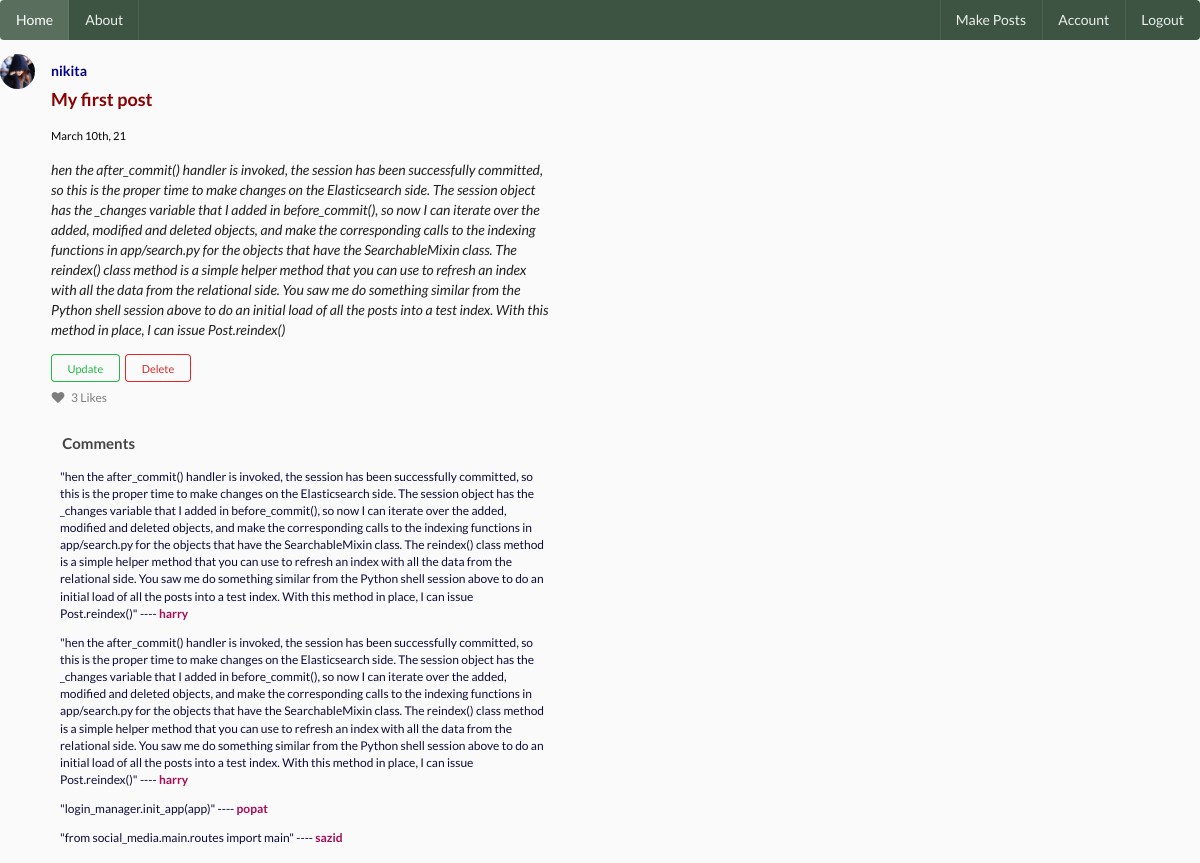
The app's page /post/1 (signed in) with its own data.
### social_media/models.py (models this page shows, shortened)
class User(db.Model, UserMixin):
    id = db.Column(db.Integer, primary_key = True)
    username = db.Column(db.String(20), nullable = False, unique = True)
    email = db.Column(db.String(50), nullable = False, unique = True)
    image_file =db.Column(db.String(20), nullable = False, default = 'default.jpg')
    password = db.Column(db.String(60), nullable = False)
    posts = db.relationship("Post", backref ='author', lazy = True,cascade="all,delete")
    last_seen = db.Column(db.DateTime, default = datetime.utcnow)
    followed = db.relationship(
        'User', secondary = followers,
        primaryjoin = (followers.c.follower_id == id),
        secondaryjoin = (followers.c.followed_id == id),
        backref = db.backref('followers', lazy ='dynamic'), lazy = 'dynamic')

class Post(db.Model):
    id = db.Column(db.Integer, primary_key = True)
    title = db.Column(db.String(100),nullable=False)
    date_posted = db.Column(db.DateTime, nullable=False, default = datetime.utcnow)
    content = db.Column(db.Text, nullable = False)
    user_id = db.Column(db.Integer, db.ForeignKey('user.id'), nullable=False)
    comments = db.relationship('Comment', backref = 'article', lazy = True, cascade="all,delete")

class Comment(db.Model):
    id = db.Column(db.Integer, primary_key = True)
    commented_user = db.Column(db.String(20),nullable=True)
    body = db.Column(db.String(60), nullable=False)
    timestamp = db.Column(db.DateTime, nullable=False, default=datetime.utcnow)
    post_id = db.Column(db.Integer, db.ForeignKey('post.id'),nullable = False)

### social_media/post/routes.py (the view)
@posts.route('/post/<int:post_id>')
@login_required
def post(post_id):
    post = Post.query.get_or_404(post_id)
    return render_template('post.html', title = post.title, post =post)

### social_media/models.py (called while the page is built)
@login_manager.user_loader
def load_user(user_id):
    return User.query.get(int(user_id))

### social_media/templates/post.html (shortened to what this page needs)
{% extends 'base.html' %}
{% block content %}
<div class="ui feed">
    <div class="event" >
      <div class="label">
        <img class="ui small circular image" src="{{ url_for('static', filename = 'profile/' + post.author.image_file) }}">
      </div>
      <div class="content">
        <div class="summary">
          <a class="user" style="color: darkblue;" href="{{ url_for('users.user_posts_info',username = post.author.username ) }}">
            {{ post.author.username }}
          </a>
        </div>
        <div class="extra text">
          <h3><a  href="{{ url_for('posts.post', post_id = post.id) }}" style="color: darkred;">{{ post.title }}</a></h3>
         <p>  <small style="color: black;">{{ moment(post.date_posted).format("MMMM Do, YY") }}</small>
          </p>
          <p style="font-style: italic;">{{ post.content }}</p>
      {% if post.author == current_user %}
      <div>
          <a class="ui mini positive basic button" href="{{ url_for('posts.post_update',post_id = post.id) }}">Update</a>
          <button class="ui mini negative basic button" href="#" onclick="return renderModal()">Delete</button>
        </div>
        {% else %}
        </div>
  <div>
        <a class="ui mini positive basic button" href="{{ url_for('comments.post_comment', post_id = post.id) }}" ><i class="reply icon"></i></a>
      </div>
        {% endif %}
        <div class="meta">
          <a class="like">
            <i class="like icon"></i> 3 Likes
          </a>
        {% if post.comments %}
            <h4>Comments</h4>
            <p>
            {% for comment in post.comments %}
                <p style="color: rgb(12, 12, 59);">"{{ comment.body }}" ----  <a class="user" style="color: rgb(167, 12, 84);" href="{{ url_for('users.user_posts_info',username = comment.commented_user ) }}">{{ comment.commented_user }}</a></p>
            {% endfor %}
            </p>
        {% endif %}
      </div>
{% endblock %}

### social_media/static/css/blog.css (style rules this page uses)
body { background: #fafafa; color: #333333; }
h1, h2, h3, h4, h5, h6 { color: #444444; }

### records on screen
User: image_file (placeholder picture), author.username "nikita"
Post: title "My first post", date_posted "March 10th, 21", content "hen the after_commit() handler is invoked, the session has been successfully committed, so this is the proper time to make changes on the Elasticsearch side. The session object has the _changes variable that I added in before_commit(), so now I can iterate over the added, modified and deleted objects, and make the corresponding calls to the indexing functions in app/search.py for the objects that have the SearchableMixin class. The reindex() class method is a simple helper method that you can use to refresh an index with all the data from the relational side. You saw me do something similar from the Python shell session above to do an initial load of all the posts into a test index. With…"
Comment: body "hen the after_commit() handler is invoked, the session has been successfully committed, so this is the proper time to make changes on the Elasticsearch side. The session object has the _changes variable that I added in before_commit(), so now I can iterate over the added, modified and deleted objects, and make the corresponding calls to the indexing functions in app/search.py for the objects that have the SearchableMixin class. The reindex() class method is a simple helper method that you can use to refresh an index with all the data from the relational side. You saw me do something similar from the Python shell session above to do an initial load of all the posts into a test index. With…", commented_user "harry"
Comment: body "hen the after_commit() handler is invoked, the session has been successfully committed, so this is the proper time to make changes on the Elasticsearch side. The session object has the _changes variable that I added in before_commit(), so now I can iterate over the added, modified and deleted objects, and make the corresponding calls to the indexing functions in app/search.py for the objects that have the SearchableMixin class. The reindex() class method is a simple helper method that you can use to refresh an index with all the data from the relational side. You saw me do something similar from the Python shell session above to do an initial load of all the posts into a test index. With…", commented_user "harry"
Comment: body "login_manager.init_app(app)", commented_user "popat"
Comment: body "from social_media.main.routes import main", commented_user "sazid"
